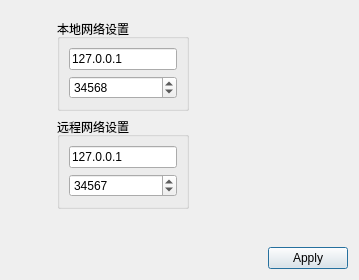
<?xml version="1.0" encoding="UTF-8"?>
<ui version="4.0">
 <class>Dialog_Setting</class>
 <widget class="QDialog" name="Dialog_Setting">
  <property name="geometry">
   <rect>
    <x>0</x>
    <y>0</y>
    <width>359</width>
    <height>280</height>
   </rect>
  </property>
  <property name="windowTitle">
   <string>Dialog</string>
  </property>
  <layout class="QFormLayout" name="formLayout_2">
   <item row="0" column="1">
    <spacer name="verticalSpacer">
     <property name="orientation">
      <enum>Qt::Vertical</enum>
     </property>
     <property name="sizeHint" stdset="0">
      <size>
       <width>289</width>
       <height>21</height>
      </size>
     </property>
    </spacer>
   </item>
   <item row="1" column="0">
    <spacer name="horizontalSpacer_3">
     <property name="orientation">
      <enum>Qt::Horizontal</enum>
     </property>
     <property name="sizeHint" stdset="0">
      <size>
       <width>40</width>
       <height>37</height>
      </size>
     </property>
    </spacer>
   </item>
   <item row="1" column="1">
    <layout class="QFormLayout" name="formLayout">
     <item row="0" column="0">
      <widget class="QGroupBox" name="groupBox">
       <property name="title">
        <string>本地网络设置</string>
       </property>
       <layout class="QGridLayout" name="gridLayout">
        <item row="1" column="0">
         <widget class="QSpinBox" name="spinBox">
          <property name="minimum">
           <number>1025</number>
          </property>
          <property name="maximum">
           <number>65535</number>
          </property>
          <property name="value">
           <number>34568</number>
          </property>
         </widget>
        </item>
        <item row="0" column="0">
         <widget class="QLineEdit" name="lineEdit">
          <property name="text">
           <string>127.0.0.1</string>
          </property>
          <property name="placeholderText">
           <string>ip地址</string>
          </property>
         </widget>
        </item>
       </layout>
      </widget>
     </item>
     <item row="1" column="0">
      <widget class="QGroupBox" name="groupBox_2">
       <property name="title">
        <string>远程网络设置</string>
       </property>
       <layout class="QGridLayout" name="gridLayout_2">
        <item row="1" column="0">
         <widget class="QSpinBox" name="spinBox_2">
          <property name="suffix">
           <string/>
          </property>
          <property name="minimum">
           <number>1025</number>
          </property>
          <property name="maximum">
           <number>65535</number>
          </property>
          <property name="value">
           <number>34567</number>
          </property>
         </widget>
        </item>
        <item row="0" column="0">
         <widget class="QLineEdit" name="lineEdit_2">
          <property name="text">
           <string>127.0.0.1</string>
          </property>
          <property name="placeholderText">
           <string>ip地址</string>
          </property>
         </widget>
        </item>
       </layout>
      </widget>
     </item>
    </layout>
   </item>
   <item row="2" column="1">
    <spacer name="horizontalSpacer_2">
     <property name="orientation">
      <enum>Qt::Horizontal</enum>
     </property>
     <property name="sizeHint" stdset="0">
      <size>
       <width>289</width>
       <height>20</height>
      </size>
     </property>
    </spacer>
   </item>
   <item row="3" column="1">
    <spacer name="verticalSpacer_2">
     <property name="orientation">
      <enum>Qt::Vertical</enum>
     </property>
     <property name="sizeHint" stdset="0">
      <size>
       <width>20</width>
       <height>18</height>
      </size>
     </property>
    </spacer>
   </item>
   <item row="4" column="0" colspan="2">
    <layout class="QHBoxLayout" name="horizontalLayout">
     <item>
      <spacer name="horizontalSpacer">
       <property name="orientation">
        <enum>Qt::Horizontal</enum>
       </property>
       <property name="sizeHint" stdset="0">
        <size>
         <width>96</width>
         <height>20</height>
        </size>
       </property>
      </spacer>
     </item>
     <item>
      <widget class="QPushButton" name="applyButton">
       <property name="text">
        <string>Apply</string>
       </property>
      </widget>
     </item>
    </layout>
   </item>
  </layout>
 </widget>
 <resources/>
 <connections/>
</ui>
